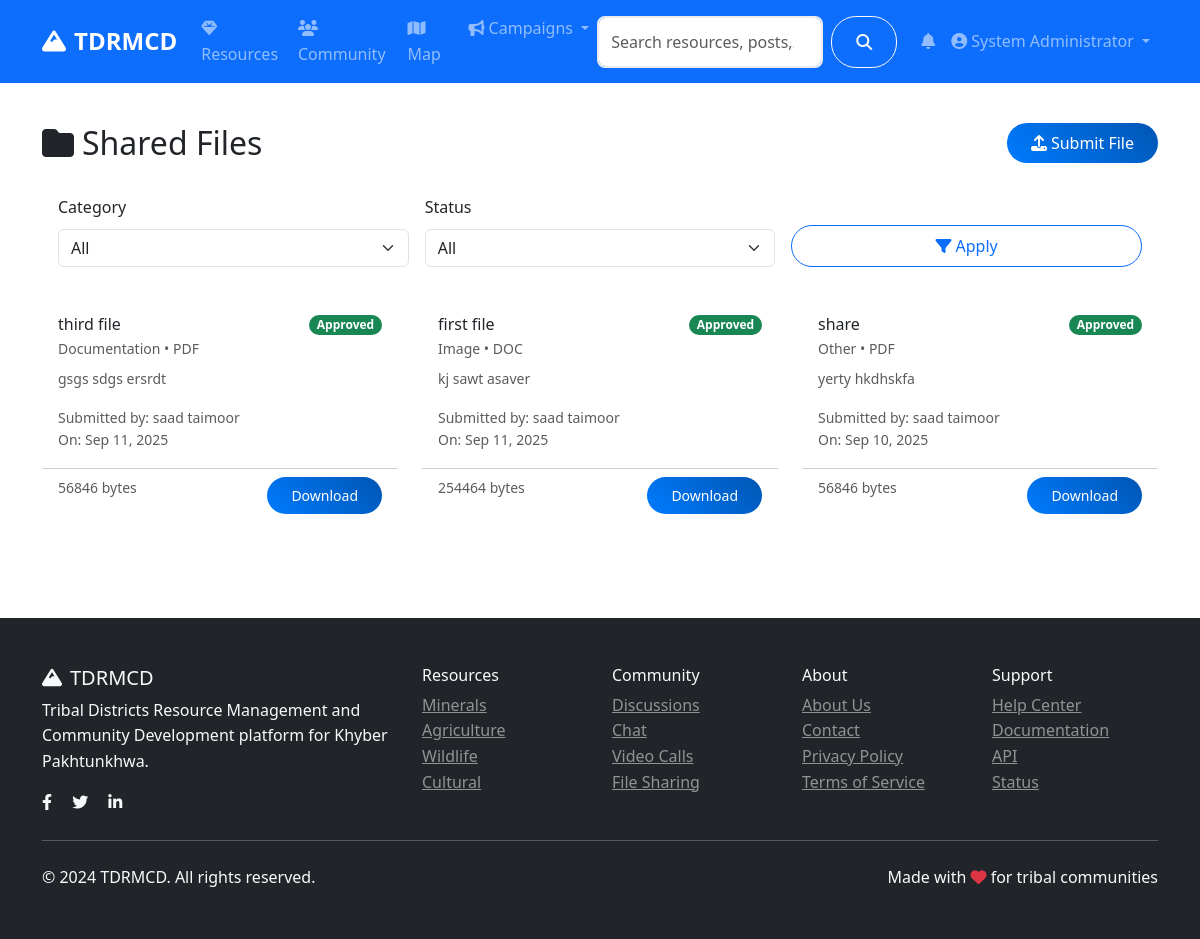
Page /community/files (signed in) on the earlier database version.
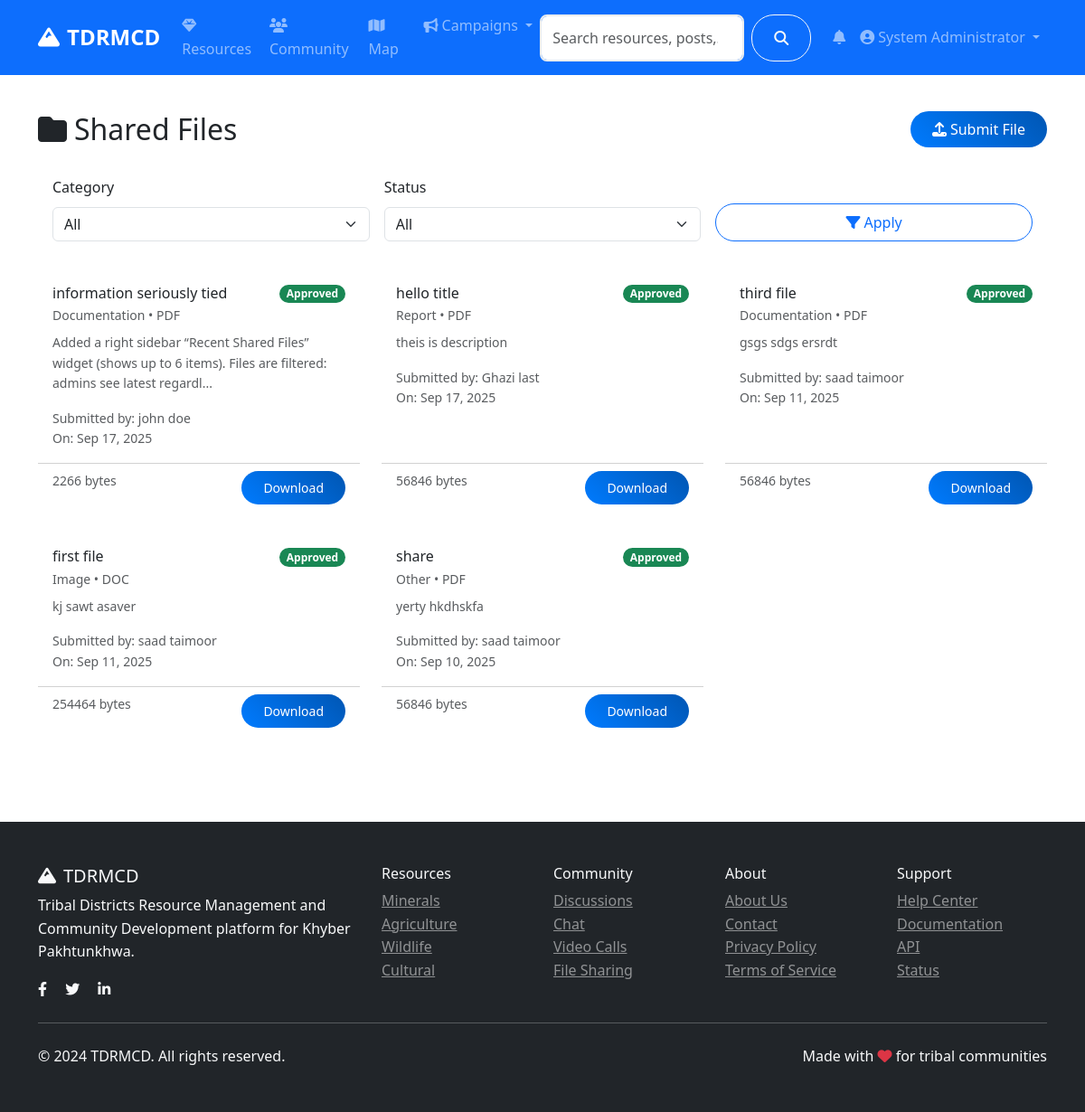
Same page on the later database version.
### models.py (models this page shows, shortened)
class FileSubmission(db.Model):
    id = db.Column(db.Integer, primary_key=True)
    title = db.Column(db.String(200), nullable=False)
    description = db.Column(db.Text, nullable=False)
    filename = db.Column(db.String(200), nullable=False)
    original_filename = db.Column(db.String(200), nullable=False)
    file_type = db.Column(db.String(50))
    file_size = db.Column(db.Integer)
    reference = db.Column(db.Text, nullable=False)  # Required reference for validation
    category = db.Column(db.String(50), nullable=False)
    status = db.Column(db.String(20), default='pending')  # pending, approved, rejected
    submitter_id = db.Column(db.Integer, db.ForeignKey('user.id'), nullable=False)
    reviewed_by = db.Column(db.Integer, db.ForeignKey('user.id'))
    review_notes = db.Column(db.Text)
    created_at = db.Column(db.DateTime, default=datetime.utcnow)
    reviewed_at = db.Column(db.DateTime)
    reviewer = db.relationship('User', foreign_keys=[reviewed_by])

class User(UserMixin, db.Model):
    id = db.Column(db.Integer, primary_key=True)
    username = db.Column(db.String(80), unique=True, nullable=False)
    email = db.Column(db.String(120), unique=True, nullable=False)
    password_hash = db.Column(db.String(120), nullable=False)
    first_name = db.Column(db.String(50), nullable=False)
    last_name = db.Column(db.String(50), nullable=False)
    role = db.Column(db.String(20), default='user')  # user, admin, researcher
    location = db.Column(db.String(100))
    bio = db.Column(db.Text)
    avatar = db.Column(db.String(200), default='default.jpg')
    is_active = db.Column(db.Boolean, default=True)
    created_at = db.Column(db.DateTime, default=datetime.utcnow)
    last_seen = db.Column(db.DateTime, default=datetime.utcnow)
    resources = db.relationship('Resource', backref='author', lazy='dynamic')
    posts = db.relationship('CommunityPost', backref='author', lazy='dynamic')
    chat_messages = db.relationship('ChatMessage', backref='sender', lazy='dynamic')
    file_submissions = db.relationship(
        'FileSubmission',
        foreign_keys='FileSubmission.submitter_id',
        backref='submitter',
        lazy='dynamic'
    )
    reviewed_submissions = db.relationship(
        'FileSubmission',
        foreign_keys='FileSubmission.reviewed_by',
        backref='reviewer_user',
        lazy='dynamic'
    )
    notifications = db.relationship('Notification', backref='user', lazy='dynamic')
    def get_full_name(self):
        return f"{self.first_name} {self.last_name}"
    def is_admin(self):
        return self.role == 'admin'

### routes/community.py (the view)
@community_bp.route('/files')
@login_required
def files():
    page = request.args.get('page', 1, type=int)
    category = request.args.get('category', 'all')
    status = request.args.get('status', 'all')
    query = FileSubmission.query
    if category != 'all':
        query = query.filter_by(category=category)
    if status != 'all':
        query = query.filter_by(status=status)
    if not current_user.is_admin():
        query = query.filter(
            (FileSubmission.status == 'approved') |
            (FileSubmission.submitter_id == current_user.id)
        )
    files = query.order_by(FileSubmission.created_at.desc()).paginate(
        page=page, per_page=10, error_out=False
    )
    categories = ['research', 'report', 'documentation', 'image', 'other']
    return render_template('community/files.html',
                         files=files,
                         categories=categories,
                         current_category=category,
                         current_status=status)

### app.py (called while the page is built)
@login_manager.user_loader
def load_user(user_id):
    return User.query.get(int(user_id))

### templates/community/files.html (shortened to what this page needs)
{% extends "base.html" %}
{% block content %}
<div class="container py-4">
    <div class="d-flex justify-content-between align-items-center mb-3">
        <h2 class="mb-0"><i class="fas fa-folder me-2"></i>Shared Files</h2>
        <a class="btn btn-primary" href="{{ url_for('community.submit_file') }}"><i class="fas fa-upload me-1"></i>Submit File</a>
    </div>
    <div class="card mb-3">
        <div class="card-body">
            <form class="row g-3" method="get" action="{{ url_for('community.files') }}">
                <div class="col-md-4">
                    <label class="form-label">Category</label>
                    <select name="category" class="form-select">
                        <option value="all" {% if current_category == 'all' %}selected{% endif %}>All</option>
                    </select>
                </div>
                <div class="col-md-4">
                    <label class="form-label">Status</label>
                    <select name="status" class="form-select">
                        <option value="all" {% if current_status == 'all' %}selected{% endif %}>All</option>
                    </select>
                </div>
                <div class="col-md-4 d-flex align-items-end">
                    <button class="btn btn-outline-primary w-100" type="submit"><i class="fas fa-filter me-1"></i>Apply</button>
                </div>
            </form>
        </div>
    </div>
    <div class="row">
        {% if files.items %}
            {% for f in files.items %}
            <div class="col-md-6 col-lg-4 mb-4">
                <div class="card h-100">
                    <div class="card-body">
                        <div class="d-flex justify-content-between align-items-start">
                            <h6 class="mb-1">{{ f.title }}</h6>
                            <span class="badge bg-{{ 'success' if f.status=='approved' else 'warning' if f.status=='pending' else 'danger' }}">{{ f.status.title() }}</span>
                        </div>
                        <div class="small text-muted mb-2">{{ f.category.title() }} • {{ f.file_type|upper }}</div>
                        <p class="text-muted small">{{ f.description[:120] }}{% if f.description|length > 120 %}...{% endif %}</p>
                        <div class="small text-muted">Submitted by: {{ f.submitter.get_full_name() }}</div>
                        <div class="small text-muted">On: {{ f.created_at.strftime('%b %d, %Y') }}</div>
                    </div>
                    <div class="card-footer bg-transparent d-flex justify-content-between">
                        <span class="text-muted small">{{ (f.file_size or 0) | int }} bytes</span>
                        {% if f.status == 'approved' or (current_user.is_authenticated and f.submitter_id == current_user.id) %}
                        <a class="btn btn-sm btn-primary" href="/uploads/submissions/{{ f.filename }}" download>Download</a>
                        {% else %}
                        <button class="btn btn-sm btn-secondary" disabled>Pending Review</button>
                        {% endif %}
                    </div>
                </div>
            </div>
            {% endfor %}
        {% endif %}
    </div>
</div>
{% endblock %}

Differences in the rows shown:
added FileSubmission: title "information seriously tied", status "Approved", category "Documentation", file_type "PDF", description "Added a right sidebar “Recent Shared Files” widget (shows up to 6 items). Files are filtered: admins see latest regardl", submitter.get_full_name "john doe", created_at "Sep 17, 2025", file_size "2266"
added FileSubmission: title "hello title", status "Approved", category "Report", file_type "PDF", description "theis is description", submitter.get_full_name "Ghazi last", created_at "Sep 17, 2025", file_size "56846"
